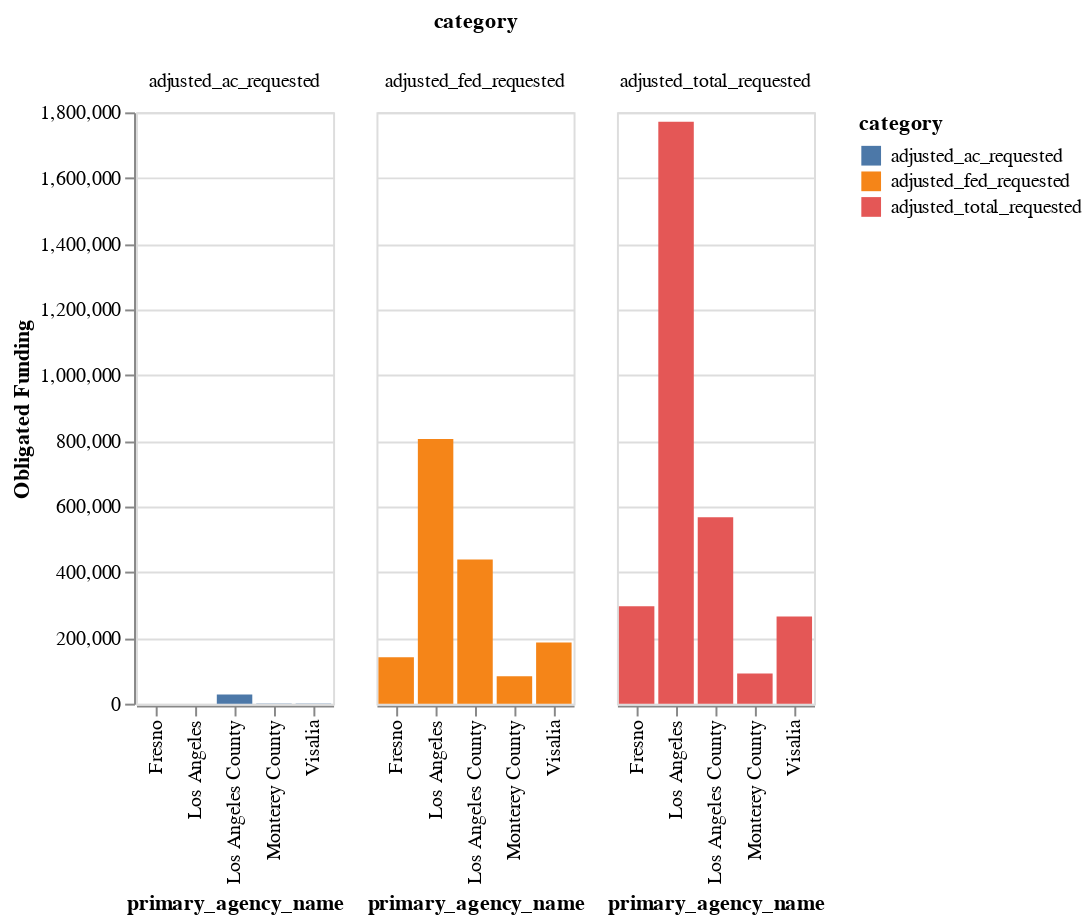

Notebook code cell kept with this figure:
### Code cell
alt.Chart(subset5).mark_bar().encode(
    x=alt.X("primary_agency_name"),
    y=alt.Y('value', title="Obligated Funding"),
    color='category:N',
     column='category:N'
)

### Figure 1 — Vega-Lite specification as saved in the notebook (floating-point values rounded to 4 significant figures)
{"config": {"view": {"continuousWidth": 400, "continuousHeight": 300}}, "data": {"name": "data-682fe8cae46da90560728ad5658b749f"}, "mark": "bar", "encoding": {"color": {"field": "category", "type": "nominal"}, "column": {"field": "category", "type": "nominal"}, "x": {"field": "primary_agency_name", "type": "nominal"}, "y": {"field": "value", "title": "Obligated Funding", "type": "quantitative"}}, "$schema": "https://vega.github.io/schema/vega-lite/v4.17.0.json", "datasets": {"data-682fe8cae46da90560728ad5658b749f": [{"primary_agency_name": "Los Angeles County", "transit": 44, "process_days": 34.4, "category": "adjusted_total_requested", "value": 567700.0}, {"primary_agency_name": "Los Angeles", "transit": 39, "process_days": 32.86, "category": "adjusted_total_requested", "value": 1772000.0}, {"primary_agency_name": "Monterey County", "transit": 38, "process_days": 42.16, "category": "adjusted_total_requested", "value": 91880.0}, {"primary_agency_name": "Fresno", "transit": 32, "process_days": 21.52, "category": "adjusted_total_requested", "value": 296300.0}, {"primary_agency_name": "Visalia", "transit": 29, "process_days": 28.11, "category": "adjusted_total_requested", "value": 264900.0}, {"primary_agency_name": "Los Angeles County", "transit": 44, "process_days": 34.4, "category": "adjusted_fed_requested", "value": 439100.0}, {"primary_agency_name": "Los Angeles", "transit": 39, "process_days": 32.86, "category": "adjusted_fed_requested", "value": 805700.0}, {"primary_agency_name": "Monterey County", "transit": 38, "process_days": 42.16, "category": "adjusted_fed_requested", "value": 83560.0}, {"primary_agency_name": "Fresno", "transit": 32, "process_days": 21.52, "category": "adjusted_fed_requested", "value": 141400.0}, {"primary_agency_name": "Visalia", "transit": 29, "process_days": 28.11, "category": "adjusted_fed_requested", "value": 186100.0}, {"primary_agency_name": "Los Angeles County", "transit": 44, "process_days": 34.4, "category": "adjusted_ac_requested", "value": 27620.0}, {"primary_agency_name": "Los Angeles", "transit": 39, "process_days": 32.86, "category": "adjusted_ac_requested", "value": 0.0}, {"primary_agency_name": "Monterey County", "transit": 38, "process_days": 42.16, "category": "adjusted_ac_requested", "value": 663.1}, {"primary_agency_name": "Fresno", "transit": 32, "process_days": 21.52, "category": "adjusted_ac_requested", "value": 0.0}, {"primary_agency_name": "Visalia", "transit": 29, "process_days": 28.11, "category": "adjusted_ac_requested", "value": 200.9}]}}
